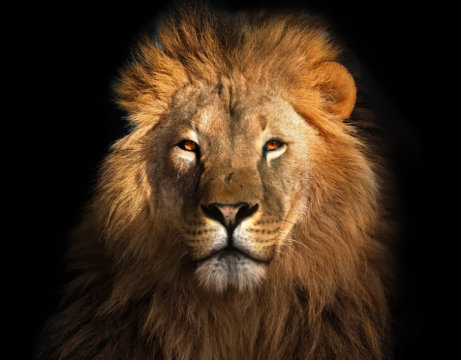
#> input picture animal2.jpg, 461 x 360 px
$ python compression_python_file.py
#> lines starting #> are read from the running program, lines starting #| are printed output that depends on the picture; after the words box and inside, x2 and y2 are one past the last pixel; in counts of white or black regions, pixels touching at a corner belong together
#!/usr/bin/env python
# coding: utf-8

# In[1]:


import numpy as np
import matplotlib.pyplot as plt
from numpy.linalg import svd
from PIL import Image


# In[2]:


from ipywidgets import interact, interactive, interact_manual
import ipywidgets as widgets
from IPython.display import display


# In[3]:


# replace images with the image you want to compress
images = {
    "Lion": np.asarray(Image.open('animal2.jpg'))
}


# In[4]:


def show_images(img_name):
    'It will show image in widgets'
#> called with img_name = 'Lion'
    print("Loading...")
    plt.title("Close this plot to open compressed image...")
#> (this line was passed over: IPython is not available in this run)
    plt.imshow(images[img_name])
#> (this line was passed over: IPython is not available in this run)
    plt.axis('off')
#> (this line was passed over: IPython is not available in this run)
    plt.show()


# In[5]:


show_images('Lion')


# In[6]:


compressed_image = None


# In[7]:


def compress_image(img_name, k):
#> called with img_name = 'Lion', k = 15
    print("processing...")
    global compressed_image
    img = images[img_name]
#> img is the input picture: shape (360, 461, 3); mean R, G, B 63.8, 44.1, 26.1

    r = img[:,:,0]
    g = img[:,:,1]
    b = img[:,:,2]

    print("compressing...")
    ur,sr,vr = svd(r, full_matrices=False)
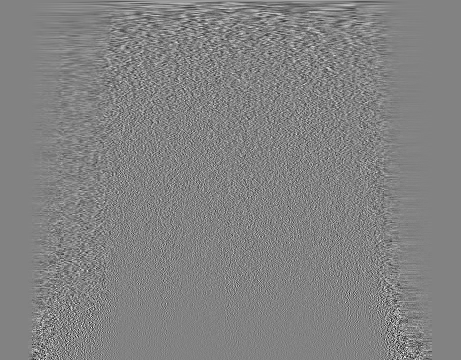
#> vr: shape (360, 461) float64; min -0.319, max 0.303, mean 8.23e-05; drawn with min black and max white
#> sr = 360 values, max 36788.2 at index 0, min 0.122 at index 359, mean 345.7
    ug,sg,vg = svd(g, full_matrices=False)
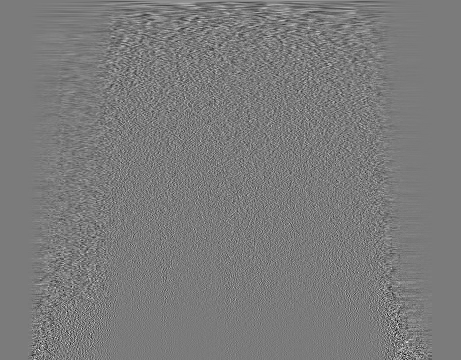
#> vg: shape (360, 461) float64; min -0.362, max 0.386, mean 9.12e-05; drawn with min black and max white
#> sg = 360 values, max 25764.2 at index 0, min 0.115 at index 359, mean 281
    ub,sb,vb = svd(b, full_matrices=False)
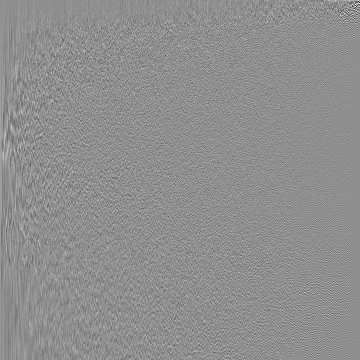
#> ub: shape (360, 360) float64; min -0.628, max 0.491, mean 6.18e-05; drawn with min black and max white
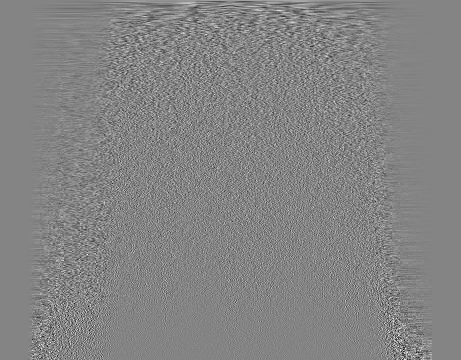
#> vb: shape (360, 461) float64; min -0.354, max 0.329, mean -5.16e-05; drawn with min black and max white
#> sb = 360 values, max 15472.8 at index 0, min 0.124 at index 359, mean 216.1
    rr = np.dot(ur[:,:k],np.dot(np.diag(sr[:k]), vr[:k,:]))
    rg = np.dot(ug[:,:k],np.dot(np.diag(sg[:k]), vg[:k,:]))
    rb = np.dot(ub[:,:k],np.dot(np.diag(sb[:k]), vb[:k,:]))
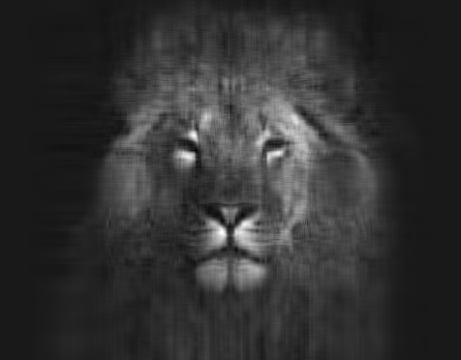
#> rb: shape (360, 461) float64; min -25.94, max 238.3, mean 26; drawn with min black and max white

    print("arranging...")
    rimg = np.zeros(img.shape)
    rimg[:,:,0] = rr
    rimg[:,:,1] = rg
    rimg[:,:,2] = rb
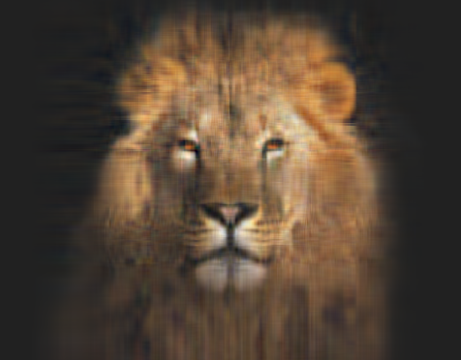
#> rimg: shape (360, 461, 3) float64; mean of channels 0, 1, 2 63.8, 44.1, 26; drawn with min black and max white

    for ind1, row in enumerate(rimg):
        for ind2, col in enumerate(row):
            for ind3, value in enumerate(col):
                if value < 0:
                    rimg[ind1,ind2,ind3] = abs(value)
                if value > 255:
                    rimg[ind1,ind2,ind3] = 255
#> rimg: shape (360, 461, 3) float64; 18.28% of pixels changed, all inside (x1, y1, x2, y2) = (0, 0, 432, 360)

    compressed_image = rimg.astype(np.uint8)
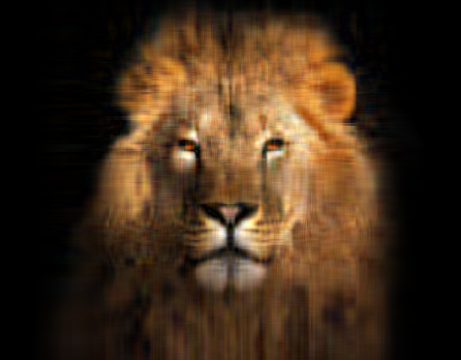
#> compressed_image: shape (360, 461, 3); mean of channels 0, 1, 2 63.7, 43.9, 25.8; drawn as R, G, B
    plt.title("Image Name: "+img_name+"\n")
#> (this line was passed over: IPython is not available in this run)
    plt.imshow(compressed_image)
#> (this line was passed over: IPython is not available in this run)
    plt.axis('off')
#> (this line was passed over: IPython is not available in this run)
    plt.show()
    compressed_image = Image.fromarray(compressed_image)


# In[8]:


compress_image("Lion", 15)


# In[9]:
compressed_image.save("compressed_animal1.jpg")

$ run again, with animal1.jpg copied over animal2.jpg
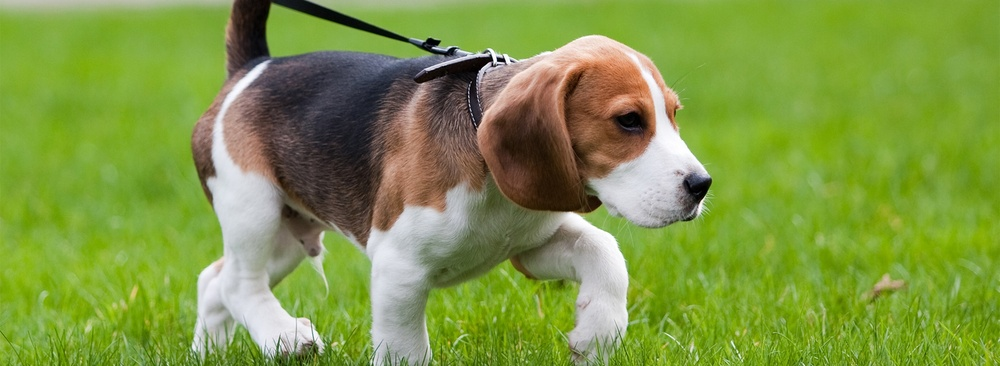
#> input picture animal1.jpg, 1000 x 366 px, shrunk from 1920 x 702 before the run
#> in compress_image, img is the input picture: shape (366, 1000, 3); mean R, G, B 127, 150.7, 68.6
#> sr = 366 values, max 77758.4 at index 0, min 10.9 at index 365, mean 632.9
#> sg = 366 values, max 92496.6 at index 0, min 11.74 at index 365, mean 675.8
#> in compress_image, `ub,sb,vb = svd(b, full_matrices=False)`:
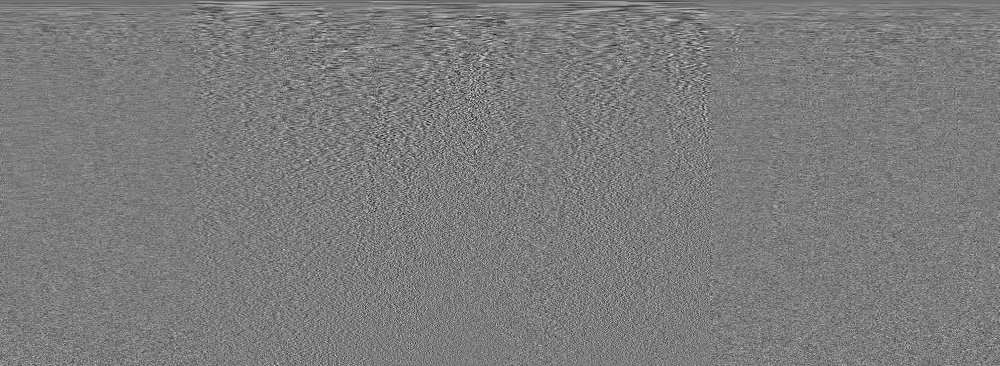
#> vb: shape (366, 1000) float64; min -0.214, max 0.224, mean -0.000113; drawn with min black and max white
#> sb = 366 values, max 46368.6 at index 0, min 14.37 at index 365, mean 631.5
#> in compress_image, `compressed_image = rimg.astype(np.uint8)`:
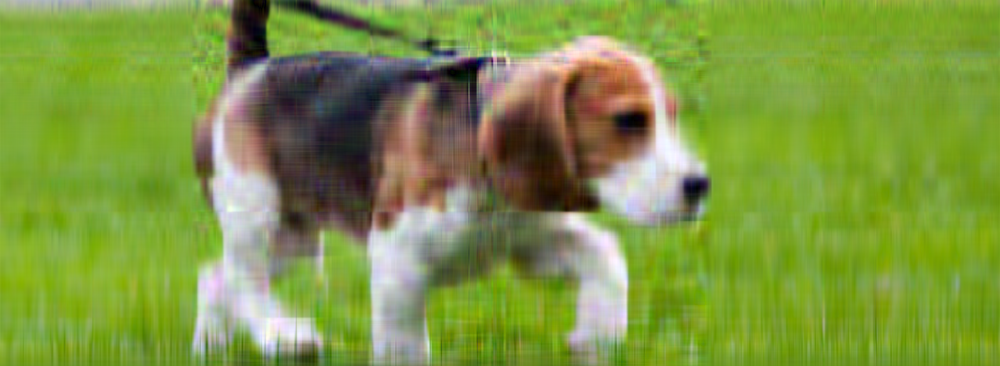
#> compressed_image: shape (366, 1000, 3); mean of channels 0, 1, 2 126.5, 150.2, 68.1; drawn as R, G, B
